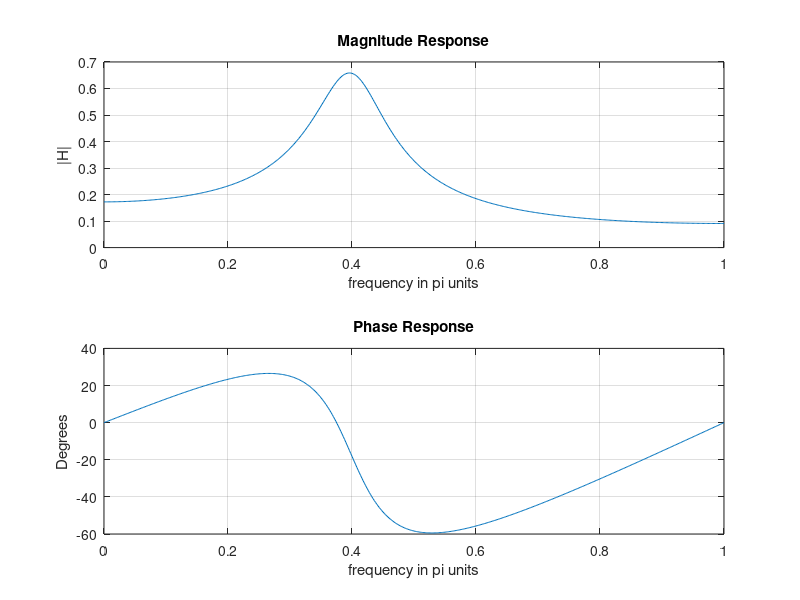

The MATLAB source for this figure:
b = 0.2;
a = [1,-0.52,0.68];
w = (0:1:500)*pi/500;
H = freqz(b,a,w);
magH = abs(H);
phaH = angle(H)*180/pi;
subplot(2,1,1);
plot(w/pi,magH);
grid on;
title('Magnitude Response');
xlabel('frequency in pi units');
ylabel('|H|');
subplot(2,1,2);
plot(w/pi,phaH);
grid on;
title('Phase Response');
xlabel('frequency in pi units');
ylabel('Degrees');